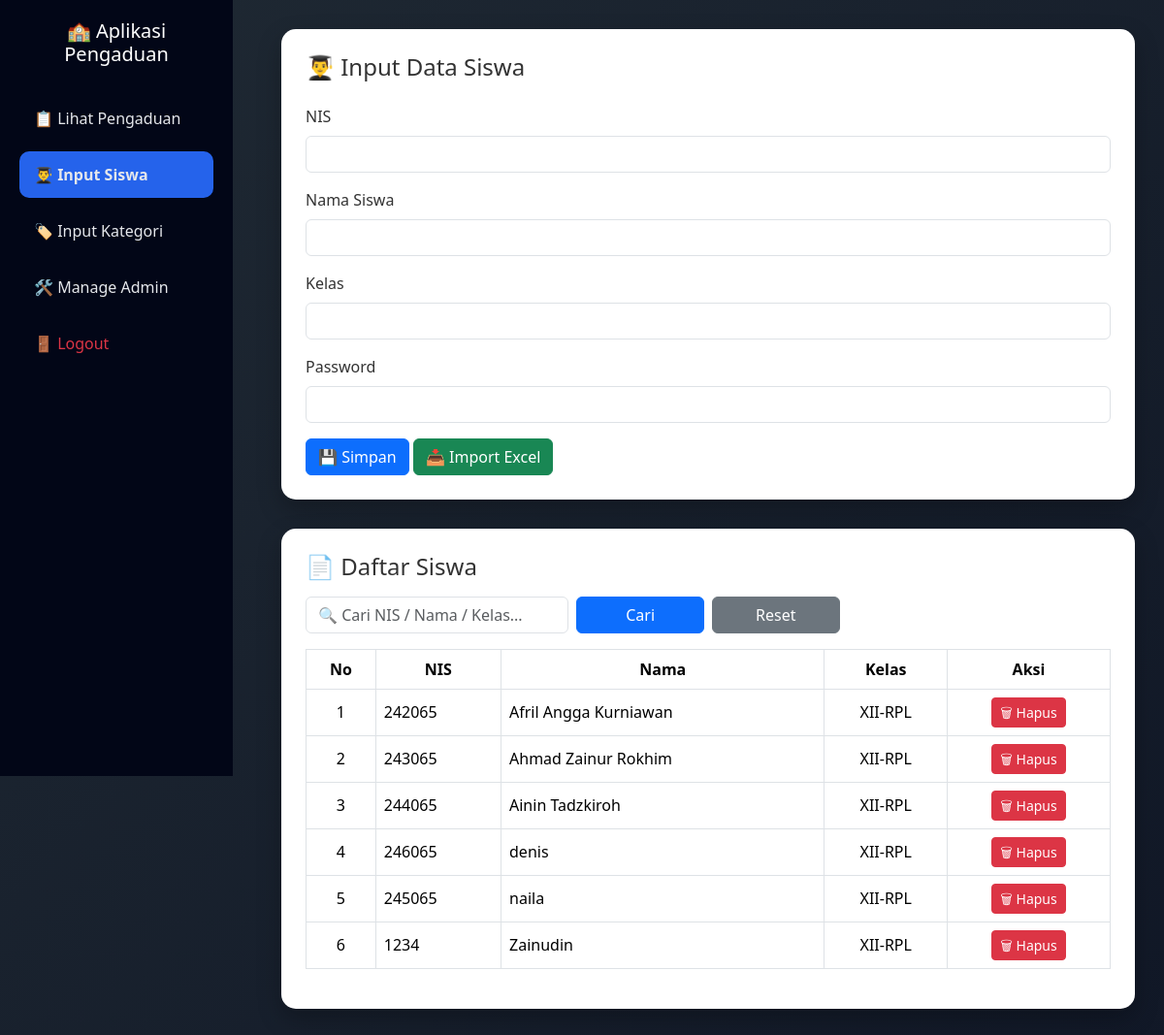
Screenshot of /input_siswa.php with the database file from the repository.
### tables this page shows
CREATE TABLE `siswa` (
  `nis` int NOT NULL,
  `password` varchar(255) NOT NULL,
  `nama` varchar(100) NOT NULL,
  `kelas` varchar(10) DEFAULT NULL
);

### input_siswa.php (the view, shortened to what this page needs)
<?php
include 'config/koneksi.php';
$search = isset($_GET['search']) ? mysqli_real_escape_string($conn, $_GET['search']) : "";
$limit = 10;
$page  = isset($_GET['page']) ? (int)$_GET['page'] : 1;
$page  = ($page < 1) ? 1 : $page;
$offset = ($page - 1) * $limit;
$where = "";
$q = mysqli_query(
    $conn,
    "SELECT * FROM siswa $where ORDER BY nama ASC LIMIT $limit OFFSET $offset"
);
?>
<!doctype html>
<html lang="id">
<head>
<link href="https://cdn.jsdelivr.net/npm/bootstrap@5.3.2/dist/css/bootstrap.min.css" rel="stylesheet">
</head>
<body>
<div class="sidebar">
    <h5>🏫 Aplikasi Pengaduan</h5>
    <a href="dashboard_admin.php">📋 Lihat Pengaduan</a>
    <a href="input_siswa.php" class="active">👨‍🎓 Input Siswa</a>
    <a href="input_kategori.php">🏷️ Input Kategori</a>
    <a href="manage_admin.php">🛠️ Manage Admin</a>
    <a href="logout.php" class="text-danger">🚪 Logout</a>
</div>
<div class="content">
    <div class="card-custom">
        <h4 class="mb-4">👨‍🎓 Input Data Siswa</h4>
        <form action="admin_input_siswa.php" method="POST">
            <div class="mb-3">
                <label class="form-label">NIS</label>
                <input type="text" name="nis" class="form-control" required>
            </div>
            <div class="mb-3">
                <label class="form-label">Nama Siswa</label>
                <input type="text" name="nama" class="form-control" required>
            </div>
            <div class="mb-3">
                <label class="form-label">Kelas</label>
                <input type="text" name="kelas" class="form-control" required>
            </div>
            <div class="mb-3">
                <label class="form-label">Password</label>
                <input type="password" name="password" class="form-control" required>
            </div>
            <button class="btn btn-primary">💾 Simpan</button>
            <a href="import_siswa_excel.php" class="btn btn-success">📥 Import Excel</a>
        </form>
    </div>
    <div class="card-custom">
        <h4 class="mb-3">📄 Daftar Siswa</h4>
        <form method="GET" class="row g-2 mb-3">
            <div class="col-md-4">
                <input type="text" name="search" class="form-control"
                       placeholder="🔍 Cari NIS / Nama / Kelas..."
                       value="<?= htmlspecialchars($search) ?>">
            </div>
            <div class="col-md-2 d-grid">
                <button class="btn btn-primary w-100">Cari</button>
            </div>
            <div class="col-md-2 d-grid">
                <a href="input_siswa.php" class="btn btn-secondary w-100">Reset</a>
            </div>
        </form>
        <div class="table-responsive">
        <table class="table table-bordered table-hover align-middle">
            <thead class="text-center">
                <tr>
                    <th>No</th>
                    <th>NIS</th>
                    <th>Nama</th>
                    <th>Kelas</th>
                    <th>Aksi</th>
                </tr>
            </thead>
            <tbody>
            <?php
            $no = $offset + 1;
            while($d = mysqli_fetch_assoc($q)){
            ?>
                <tr>
                    <td class="text-center"><?= $no++ ?></td>
                    <td><?= $d['nis'] ?></td>
                    <td><?= $d['nama'] ?></td>
                    <td class="text-center"><?= $d['kelas'] ?></td>
                    <td class="text-center">
                        <a href="hapus_siswa.php?nis=<?= $d['nis'] ?>"
                           class="btn btn-danger btn-sm"
                           onclick="return confirm('Yakin hapus siswa ini?')">
                           🗑 Hapus
                        </a>
                    </td>
                </tr>
            <?php } ?>
            </tbody>
        </table>
        </div>
    </div>
</div>
</body>
</html>

### input_siswa.php (style rules this page uses)
body { background: linear-gradient(135deg, #1f2933, #111827); min-height: 100vh; font-family: 'Segoe UI', sans-serif; color: #fff; }
.sidebar { width: 240px; background: #020617; min-height: 100vh; position: fixed; padding: 20px; }
.sidebar h5 { text-align: center; margin-bottom: 30px; }
.sidebar a { display: block; padding: 12px 15px; color: #e5e7eb; text-decoration: none; border-radius: 10px; margin-bottom: 10px; }
.sidebar a.active { background: #2563eb; font-weight: 600; }
.content { margin-left: 260px; padding: 30px; }
.card-custom { background: #ffffff; color: #333; border-radius: 15px; padding: 25px; box-shadow: 0 10px 25px rgba(0,0,0,.25); margin-bottom: 30px; }
thead { background: #1e40af; color: #fff; }

### rows the page displays
siswa: nis "242065", nama "Afril Angga Kurniawan", kelas "XII-RPL"
siswa: nis "243065", nama "Ahmad Zainur Rokhim", kelas "XII-RPL"
siswa: nis "244065", nama "Ainin Tadzkiroh", kelas "XII-RPL"
siswa: nis "246065", nama "denis", kelas "XII-RPL"
siswa: nis "245065", nama "naila", kelas "XII-RPL"
siswa: nis "1234", nama "Zainudin", kelas "XII-RPL"
